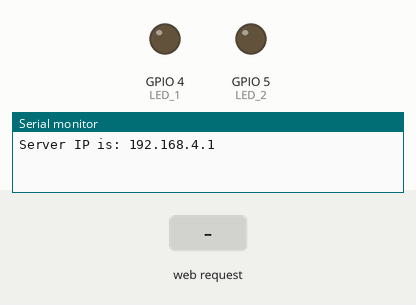
This sketch was run on a simulated ESP8266 (NodeMCU). Shown: output pins drawn as LEDs (lit = HIGH), the last lines printed to the serial monitor. The test bench sets the inputs (shaded band).

Above: at 1.2 s.
1.3 s: HTTP request GET /011 received
At 2.3 s:
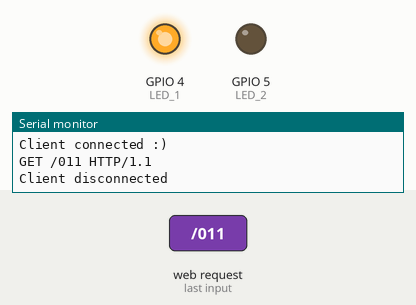
2.8 s: HTTP request GET /101 received
At 3.5 s:
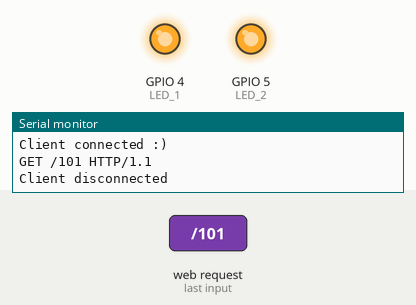
4.3 s: HTTP request GET /010 received
At 4.6 s:
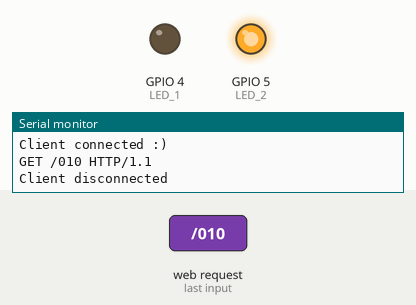
5.8 s: HTTP request GET /100 received
At 7.0 s:
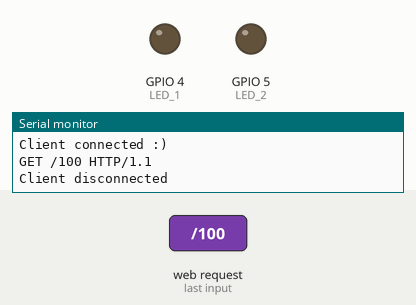
Timing chart, 0 to 8.3 s (numbered marks = the images above; inputs shaded):
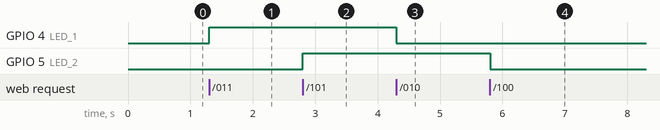

The sketch:

mark_II.ino
```cpp
#include <ESP8266WiFi.h>

WiFiServer server(80);

//Ultrasonic sensor variables
const int trigPin = 2;
const int echoPin = 14;
const int LED_1 = 04;
const int LED_2 = 05;
long duration;
long distance;

void setup() {
  WiFi.mode(WIFI_AP);
  WiFi.softAP("nodeMCU","Pass.word0");
  server.begin();

  Serial.begin(9600);
  IPAddress HTTPS_ServerIP = WiFi.softAPIP();
  Serial.print("Server IP is: ");
  Serial.println(HTTPS_ServerIP);

  pinMode(LED_BUILTIN, OUTPUT);
  digitalWrite(LED_BUILTIN, LOW);

  pinMode(trigPin, OUTPUT);
  pinMode(echoPin, INPUT);
  pinMode(LED_1, OUTPUT);
  pinMode(LED_2, OUTPUT);
}

void ultrasonic(){
  digitalWrite(trigPin, LOW);
  delayMicroseconds(2);
  digitalWrite(trigPin, HIGH);
  delayMicroseconds(10);
  digitalWrite(trigPin, LOW);
  duration = pulseIn(echoPin, HIGH);
  distance= duration*0.034/2;
  //TODO: Send response via ?
  Serial.print("Distance: ");
  Serial.println(distance);
  //return distance;
}

void loop() {

  WiFiClient client = server.available();
  if (!client){return;}
  Serial.println("Client connected :)");
  String request = client.readStringUntil('\r');
  Serial.println(request);
  if (request.indexOf("/110") !=-1){digitalWrite(LED_BUILTIN, HIGH);}
  else if (request.indexOf("/111") != -1){digitalWrite(LED_BUILTIN, LOW);}
  else if (request.indexOf("/011") != -1){digitalWrite(LED_1, HIGH);}
  else if (request.indexOf("/010") != -1){digitalWrite(LED_1, LOW);}
  else if (request.indexOf("/101") != -1){digitalWrite(LED_2, HIGH);}
  else if (request.indexOf("/100") != -1){digitalWrite(LED_2, LOW);}
  else if (request.indexOf("/READ") != -1){ultrasonic();}
  String s = "HTTP/1.1 200 OK\r\n";
  s += "Content-Type: text/html\r\n\r\n";
  s += "<!DOCTYPE HTML>\r\n<html>\r\n";
  s += "<br><input type=\"button\" name=\"b1\" value=\"SWITCH 01 ON\" onclick=\"location.href='/011'\">";
  s += "<br>";
  s += "<br><input type=\"button\" name=\"b1\" value=\"SWITCH 01 OFF\" onclick=\"location.href='/010'\">";
  s += "<br><br>";
  s += "<br><input type=\"button\" name=\"b1\" value=\"SWITCH 02 ON\" onclick=\"location.href='/101'\">";
  s += "<br>";
  s += "<br><input type=\"button\" name=\"b1\" value=\"SWITCH 02 OFF\" onclick=\"location.href='/100'\">";
  s += "<br><br>";
  s += "<br><input type=\"button\" name=\"b1\" value=\"SWITCH 03 ON\" onclick=\"location.href='/111'\">";
  s += "<br>";
  s += "<br><input type=\"button\" name=\"b1\" value=\"SWITCH 03 OFF\" onclick=\"location.href='/110'\">";
  s += "<br><br>";
  String distance_s = String(distance);
  s += "<br><input type=\"button\" name=\"b3\" value=\"READ WATER LEVEL\" onclick=\"location.href='/READ'\"><label>    ";
  s += distance_s;
  s += "</label>";
  s += "</html>\n";

  //printf("Entero es: %d",n);
  client.flush();
  client.print(s);
  delay(1);
  Serial.println("Client disconnected");
}
```

Measured:
- after the input at 1.3 s, GPIO 4 (LED_1): LOW → HIGH at once
- after the input at 2.8 s, GPIO 5 (LED_2): LOW → HIGH at once
- after the input at 4.3 s, GPIO 4 (LED_1): HIGH → LOW at once
- after the input at 5.8 s, GPIO 5 (LED_2): HIGH → LOW at once
